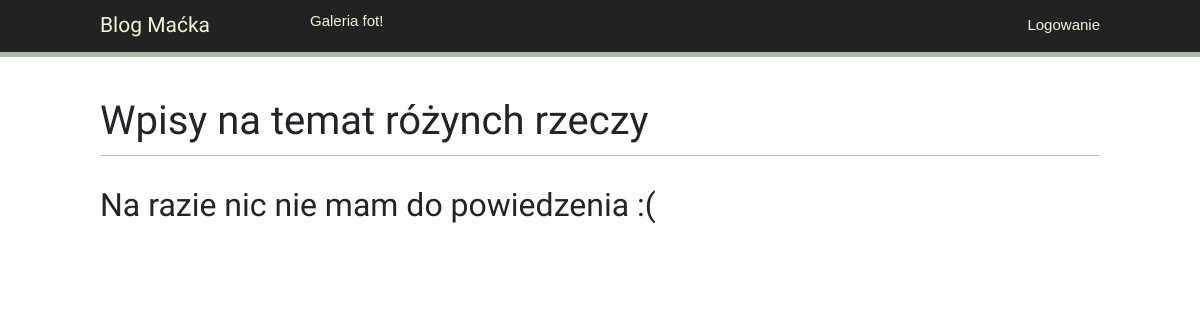
The app's page /, older data.
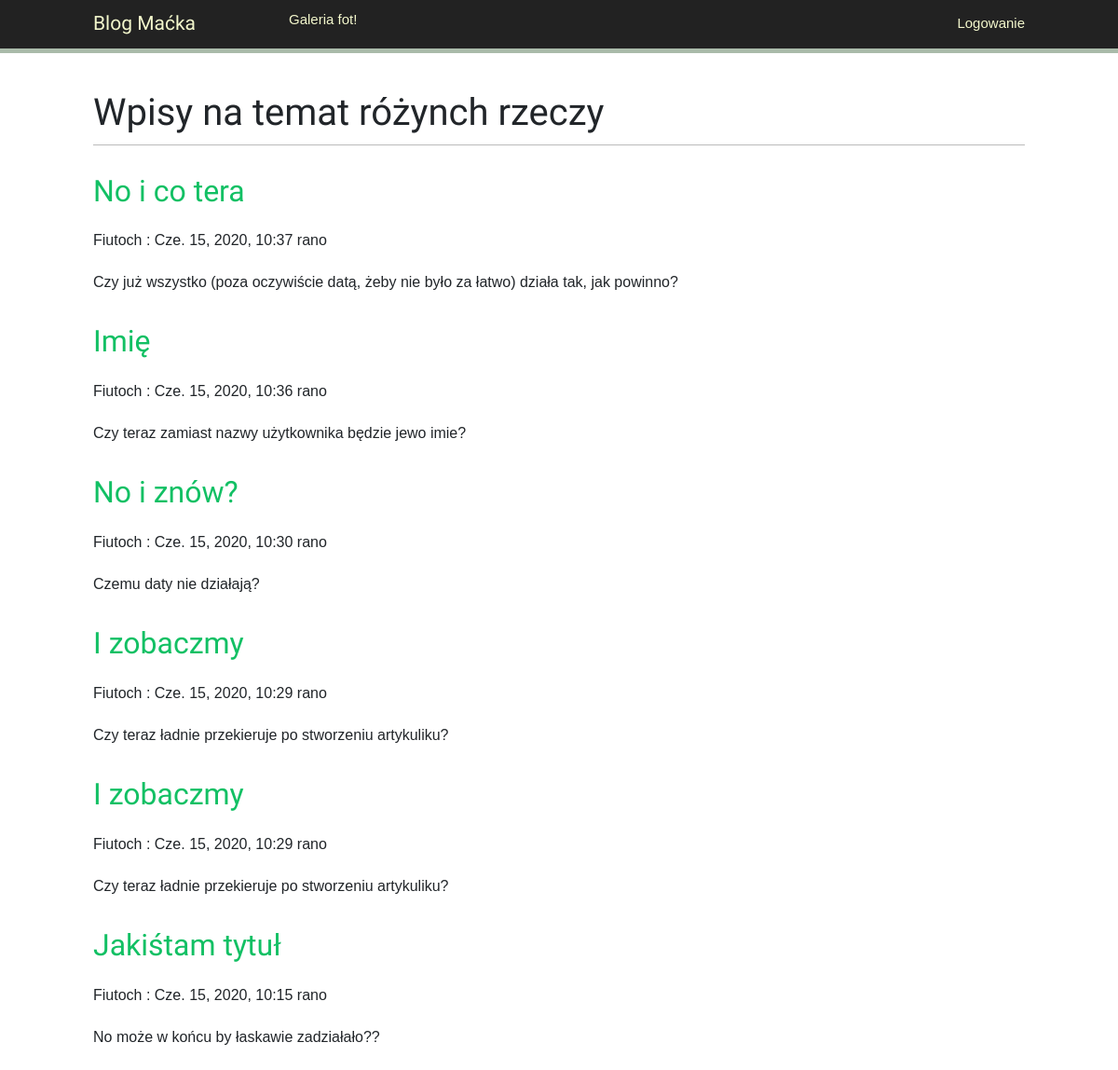
The same page, newer data.
### blog/models.py (models this page shows, shortened)
class BlogEntry(models.Model):
    title = models.CharField(max_length=250)
    slug = models.SlugField(default='',
                            editable=False,
                            max_length=250)
    author = models.ForeignKey('auth.User',
                               on_delete=models.CASCADE,
                               related_name='blog_posts')
    body = models.TextField()
    publish = models.DateTimeField(default=timezone.now)
    created = models.DateTimeField(auto_now_add=True)
    updated = models.DateTimeField(auto_now=True)
    pictures = models.ManyToManyField(Picture)
    class Meta:
        ordering = ('-publish',)
    def get_absolute_url(self):
        kwargs = {
            'pk': self.id,
            'slug': self.slug
        }
        return reverse('blog:post_entry', kwargs=kwargs)
    @property
    def main_picture(self):
        if self.pictures.exists():
            return self.pictures.all()[0]

### blog/views.py (the view)
# urls.py: path('', views.post_list, name='post_list'),
def post_list(request):
    posts = BlogEntry.objects.all()
    return render(request,
                  'blog/list.html',
                  {'posts': posts})

### blog/templates/blog/list.html (shortened to what this page needs)
{% extends 'base.html' %}
{% block content %}
  <h1>Wpisy na temat różynch rzeczy</h1>
  {% for post in posts %}
    <h2>
      <a href="{{ post.get_absolute_url }}">{{ post.title }}</a>
    </h2>
    <p class="date">{{ post.author.first_name }} : {{ post.created }}</p>
    {{ post.body|truncatewords:30|linebreaks }}
  {% empty %}
  <h2>Na razie nic nie mam do powiedzenia :( </h2>
  {% endfor %}
{% endblock %}

### account/templates/base.html (shortened to what this page needs)
{% load static %}
<!DOCTYPE html>
<html>
  <head>
    <link rel="stylesheet" href="https://stackpath.bootstrapcdn.com/bootstrap/4.3.1/css/bootstrap.min.css">
    <link href="{% static 'css/base.css' %}" rel='stylesheet'>
    <link href="{% static 'css/base.css' %}" rel='stylesheet'>
  </head>
  <body>
    <div id="header">
      <span class="logo"><a href="{% url 'blog:post_list' %}">Blog Maćka</a></span>
      <a href="{% url 'blog:pic_list' %}">Galeria fot!</a>
      <span class="user">
        {% if request.user.is_authenticated %}
          Cześć, {{ request.user.first_name }}! |
          <a href="{% url 'blog:create_post' %}">Dodaj wpis</a> |
          <a href="{% url 'blog:create_pic' %}">Dodaj fotkę</a> |
          <a href="{% url 'account:logout' %}">Wyloguj</a>
        {% else %}
          <a href="{% url 'account:login' %}">Logowanie</a>
        {% endif %}
      </span>
    </div>
    <div id="content">
      {% block content %}
      {% endblock %}
    </div>
  </body>
</html>

### account/static/css/base.css (style rules this page uses)
body { margin:0; padding:0; font-family:helvetica, sans-serif; }
p { line-height: 1.8; }
a { color:#12c064; text-decoration:none; }
h1, h2, h3, h4, h5 , h6 { font-family: 'Muli', sans-serif; font-weight:normal; }
h1 { border-bottom:1px solid #bbb; padding:0 0 10px 0; margin:10px 0 20px 0; }
h2 { margin:30px 0 20px; }
#header { padding:10px 100px; font-size:15px; background:#222222; color:#fff; border-bottom:5px solid #AABBAA; overflow:auto; }
#header .logo { font-family: 'Muli', sans-serif; float:left; color:#f3f7cc; font-size:21px; margin-right:10%; }
#header a { color:#f3f7cc; }
#header .user { float:right; padding-top:4px; }
#content { padding:30px 100px; }

Row changes from the older to the newer data that the page shows:
added BlogEntry: title "No i co tera", author.first_name "Fiutoch", created "Cze. 15, 2020, 10:37 rano", body "Czy już wszystko (poza oczywiście datą, żeby nie było za łatwo) działa tak, jak powinno?"
added BlogEntry: title "Imię", author.first_name "Fiutoch", created "Cze. 15, 2020, 10:36 rano", body "Czy teraz zamiast nazwy użytkownika będzie jewo imie?"
added BlogEntry: title "No i znów?", author.first_name "Fiutoch", created "Cze. 15, 2020, 10:30 rano", body "Czemu daty nie działają?"
added BlogEntry: title "I zobaczmy", author.first_name "Fiutoch", created "Cze. 15, 2020, 10:29 rano", body "Czy teraz ładnie przekieruje po stworzeniu artykuliku?"
added BlogEntry: title "I zobaczmy", author.first_name "Fiutoch", created "Cze. 15, 2020, 10:29 rano", body "Czy teraz ładnie przekieruje po stworzeniu artykuliku?"
added BlogEntry: title "Jakiśtam tytuł", author.first_name "Fiutoch", created "Cze. 15, 2020, 10:15 rano", body "No może w końcu by łaskawie zadziałało??"
Text that changed along with them:
text no longer shown: "Na razie nic nie mam do powiedzenia :("
